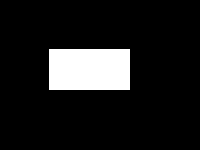
%> input picture HW4/boxIm1.bmp, 200 x 150 px; its folder holds 4 pictures in this run
$ octave HW4.m   (GNU Octave 9; MATLAB toolbox functions it lacks are replaced by stand-ins)
%> lines starting %> are read from the running program, lines starting %| are printed output that depends on the picture; in (x1, y1, x2, y2) boxes, pixels count from 0 and x2, y2 are one past the last pixel; in counts of white or black regions, pixels touching at a corner belong together; the program's own positions count from 1
% Yukun Duan
% CSE5524 - HW4
% 9/17/2022


%% Problem 1
for i = 1:4
    % read image (in double): boxIm[1-4].bmp
    boxIm= double(imread(sprintf('boxIm%d.bmp',i)));
%> boxIm: size 150x200 double; 11.1% white; 1 white region, box (x1, y1, x2, y2) and area: (49, 49, 130, 90) 3321
    % display 7 similituyde moment for each of image
    disp(similitudeMoments(boxIm));
%> in similitudeMoments, `m00 = sum(boxIm, 'all');`: m00 = 846855
%> in similitudeMoments, `m10 = sum(xIndex.*boxIm, 'all');`: m10 = 76216950
%> in similitudeMoments, `m01 = sum(yIndex.*boxIm, 'all');`: m01 = 59279850
%> in similitudeMoments, `xbar = ones(size(boxIm)) * m10/m00;`: xbar: size 150x200 double; every value is 90
%> in similitudeMoments, `ybar = ones(size(boxIm)) * m01/m00;`: ybar: size 150x200 double; every value is 70
%> this loop made 4 passes; what is shown inside it comes from the first
%> the loop in similitudeMoments, `for j = max(0,(2-i)):(3-i)` made 2 passes
%> (nij, Nvals) on passes 1 to 2: (0.000165, 0.000165), (0, [0.000165 0])
%> pass 1, in similitudeMoments, `img = ((xIndex - xbar).^i).*((yIndex- ybar).^j).*boxIm/(m00.^((i+j)/2+..`:
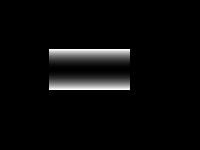
%> img: size 150x200 double; min 0, max 1.42e-07, mean 5.51e-09; drawn with min black and max white
%> pass 2, in similitudeMoments, `img = ((xIndex - xbar).^i).*((yIndex- ybar).^j).*boxIm/(m00.^((i+j)/2+..`:
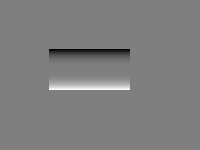
%> img: size 150x200 double; min -3.09e-09, max 3.09e-09, mean 0; drawn with min black and max white
%|  Columns 1 through 6:
%|    1.6532e-04            0            0            0   6.4553e-04            0
%|  Column 7:
%|             0
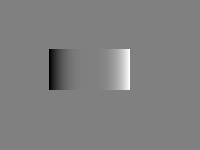
%> displayed picture: size 150x200x3, on the screen's scale of 0 to 255; min 0, max 255, mean 127.9
end
%> pass 2 of the loop `for i = 1:4`:
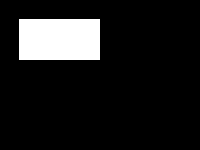
%> input picture HW4/boxIm2.bmp, 200 x 150 px
%> boxIm: size 150x200 double; 11.1% white; 1 white region, box (x1, y1, x2, y2) and area: (19, 19, 100, 60) 3321
%> m10 = 50811300
%> m01 = 33874200
%> xbar: size 150x200 double; every value is 60
%> ybar: size 150x200 double; every value is 40
%> this loop made 4 passes; what is shown inside it comes from the first
%> the loop in similitudeMoments (call 2), `for j = max(0,(2-i)):(3-i)` made 2 passes
%> pass 1, in similitudeMoments (call 2), `img = ((xIndex - xbar).^i).*((yIndex- ybar).^j).*boxIm/(m00.^((i+j)/2+..`:
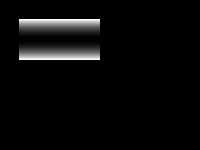
%> img: size 150x200 double; min 0, max 1.42e-07, mean 5.51e-09; mean of the top-left, top-right, bottom-left and bottom-right quarters 2.2e-08, 0, 0, 0; drawn with min black and max white
%|  Columns 1 through 6:
%|    1.6532e-04            0            0            0   6.4553e-04            0
%|  Column 7:
%|             0
%> `disp(similitudeMoments(boxIm));`:
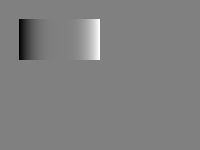
%> displayed picture: size 150x200x3, on the screen's scale of 0 to 255; min 0, max 255, mean 127.9; mean of the top-left, top-right, bottom-left and bottom-right quarters 127.8, 128, 128, 128
%> pass 3 of the loop `for i = 1:4`:
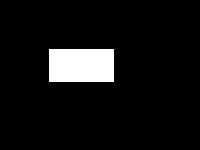
%> input picture HW4/boxIm3.bmp, 200 x 150 px
%> boxIm: size 150x200 double; 7.1% white; 1 white region, box (x1, y1, x2, y2) and area: (49, 49, 114, 82) 2145
%> m00 = 546975
%> m10 = 44851950
%> m01 = 36100350
%> xbar: size 150x200 double; every value is 82
%> ybar: size 150x200 double; every value is 66
%> this loop made 4 passes; what is shown inside it comes from the first
%> the loop in similitudeMoments (call 3), `for j = max(0,(2-i)):(3-i)` made 2 passes
%> (nij, Nvals) on passes 1 to 2: (0.000166, 0.000166), (0, [0.000166 0])
%> pass 1, in similitudeMoments (call 3), `img = ((xIndex - xbar).^i).*((yIndex- ybar).^j).*boxIm/(m00.^((i+j)/2+..`:
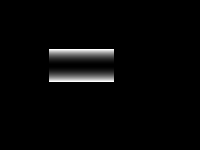
%> img: size 150x200 double; min 0, max 2.18e-07, mean 5.53e-09; drawn with min black and max white
%|  Columns 1 through 6:
%|    1.6576e-04            0            0            0   6.4354e-04            0
%|  Column 7:
%|             0
%> `disp(similitudeMoments(boxIm));`:
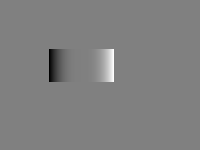
%> displayed picture: size 150x200x3, on the screen's scale of 0 to 255; min 0, max 255, mean 128
%> the loop made 4 passes; the first 3 are shown


%% Problem 2

% Load the data
clear; close all;
%> the run ends on the next line
load 'eigdata.txt';
% [51 lines not run here, left out]
function Nvals = similitudeMoments(boxIm)
    Nvals = [];
    % initialize matrix for row index, col index, x average and y average.
    xIndex = repmat(1:size(boxIm,2),size(boxIm,1),1); % col => x
    yIndex = repmat((1:size(boxIm,1))', 1, size(boxIm,2)); % row => y
    m00 = sum(boxIm, 'all');
    m10 = sum(xIndex.*boxIm, 'all');
    m01 = sum(yIndex.*boxIm, 'all');
    xbar = ones(size(boxIm)) * m10/m00;
    ybar = ones(size(boxIm)) * m01/m00;
    % iteratively calculate 7 similitude moments
    for i = 0:3
        for j = max(0,(2-i)):(3-i)
            % 2 <= (i+j) <= 3
            nij = sum(((xIndex - xbar).^i).*((yIndex - ybar).^j).*boxIm, 'all')/(m00.^((i+j)/2+1));
            img = ((xIndex - xbar).^i).*((yIndex- ybar).^j).*boxIm/(m00.^((i+j)/2+1));
            imagesc(img)
            colormap('gray');
            title(sprintf('Similitude Moments: SM%d%d',i,j), 'FontSize', 14);
            pause;
            Nvals = [Nvals, nij];
        end
    end
end
